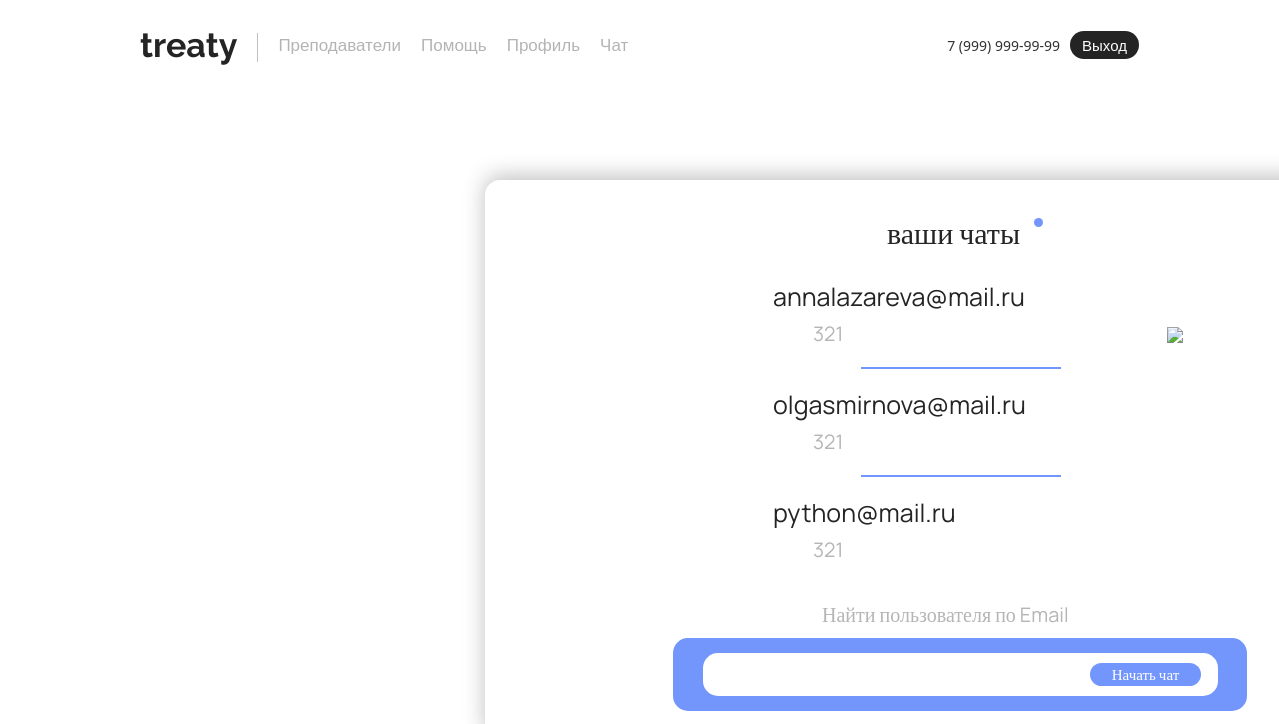
Screenshot of /chats/ (signed in) with the database file from the repository.
### main/models.py (models this page shows, shortened)
class CustomUser(AbstractUser):
    username = None
    email = models.EmailField(unique=True)
    birthday = models.DateField(null=True, blank=True)
    phone = models.CharField(max_length=15, blank=True)
    contact = models.CharField(max_length=50, blank=True)
    last_name = models.CharField(max_length=150, blank=False)  # Фамилия
    first_name = models.CharField(max_length=150, blank=False)  # Имя
    middle_name = models.CharField(max_length=150, blank=False)  # Отчество
    avatar = models.ImageField(upload_to='avatars/', null=True, blank=True)
    is_active = models.BooleanField(default=True)
    is_staff = models.BooleanField(default=False)
    is_superuser = models.BooleanField(default=False)
    date_joined = models.DateTimeField(default=timezone.now)
    USERNAME_FIELD = 'email'
    REQUIRED_FIELDS = []
    objects = CustomUserManager()

### chat/models.py (models this page shows, shortened)
class Message(models.Model):
    sender = models.ForeignKey(CustomUser, on_delete=models.CASCADE, related_name="sent_messages")
    receiver = models.ForeignKey(CustomUser, on_delete=models.CASCADE, related_name="received_messages")
    content = models.TextField()
    timestamp = models.DateTimeField(auto_now_add=True)
    image = models.ImageField(upload_to="message_images/", null=True, blank=True)
    video = models.FileField(upload_to="message_videos/", null=True, blank=True)

### chat/views.py (the view, shortened to what this page needs)
# urls.py: path("", views.chat_list_view, name="chat_list"),
@login_required
def chat_list_view(request):
    user = request.user
    existing_chats = CustomUser.objects.filter(
        Q(sent_messages__receiver=user) | Q(received_messages__sender=user)
    ).distinct()
    chat_data = []
    for chat_user in existing_chats:
        last_message = Message.objects.filter(
            Q(sender=user, receiver=chat_user) | Q(sender=chat_user, receiver=user)
        ).order_by("-timestamp").first()
        chat_data.append({
            'chat_user': chat_user,
            'last_message': last_message
        })
    return render(request, "main/chat_list.html", {"chat_data": chat_data})

### chat/templates/main/chat_list.html (shortened to what this page needs)
{% extends 'main/layout.html' %}
{% load static %}
{% block style %}
<link rel="stylesheet" href="{% static 'main/css/chat.css' %}">
{% endblock %}
{% block content %}
<div class="yourchatstext">ваши чаты</div>
<div class="krujok"></div>
<img src="{% static 'main/img/tree.svg' %}" class="tree2">
<div class="chat-list">
    {% for chat in chat_data %}
    <a href="{% url 'chat_view' chat.chat_user.id %}" class="chat-item">
        <p class="FIOtext">{{ chat.chat_user.email }}</p>
        {% if chat.last_message %}
        <p class="last-message">{{ chat.last_message.content|truncatechars:30 }}</p>
        {% else %}
        <p class="last-message">Нет сообщений</p>
        {% endif %}
    </a>
    {% if not forloop.last %}
    <div class="chat-divider"></div>
    {% endif %}
    {% empty %}
    <div class="nochats">чатов пока нет</div>
    <div class="nochatsunder">Вы можете написать собеседнику, используя его Email</div>
    {% endfor %}
</div>
<div class="searchuser">Найти пользователя по Email</div>
<form method="post" id="chatForm">
    <button type="submit" class="startchat">Начать чат</button>
    <div class="searchrec2"><input type="email" name="email" required></div>
</form>
{% endblock %}

### main/static/main/css/main.css (style rules this page uses)
body { overflow-x: hidden; }

### main/static/main/css/reglog.css (style rules this page uses)
body { background-color: #ffffff !important; overflow-x: hidden; }

### main/static/main/css/chat.css (style rules this page uses)
.yourchatstext { width: 147.0px; height: 41.0px; color: #242424; font-family: Manrope; font-size: 30px; font-style: normal; font-weight: 400; line-height: normal; position: absolute; top: 212px; left: 887px; z-index: 15; }
.krujok { width: 9.0px; height: 9.0px; flex-shrink: 0; background-color: #7396FC; border-radius: 100px; position: absolute; top: 218px; left: 1034px; }
.searchuser { width: 276.0px; height: 27.0px; color: #B5B5B5; font-family: Manrope; font-size: 20px; font-style: normal; font-weight: 400; line-height: normal; position: absolute; top: 601px; left: 822px; z-index: 5; }
.searchrec2 { width: 515px; height: 43px; border-radius: 15px; background: #FFF; position: absolute; top: 653px; left: 703px; display: flex; align-items: center; overflow: hidden; position: absolute; z-index: 5; }
.searchrec2 input { width: 100%; height: 100%; border: 0px solid transparent; padding: 0 10px; font-size: 16px; outline: none; position: absolute; z-index: 1; background-color: transparent; transition: box-shadow 0.3s ease; z-index: 5; }
.startchat { width: 111.0px; height: 23.0px; border-radius: 15px; flex-shrink: 0; border-radius: 15px; background: #7396FC; position: absolute; top: 663px; left: 1090px; color: #FFF; font-family: Manrope; font-size: 15px; font-style: normal; font-weight: 400; line-height: normal; display: flex; justify-content: center; align-items: center; z-index: 6; border: none; outline: none; cursor: pointer; }
a { text-decoration: none; color: inherit; }
.FIOtext { color: #242424; font-family: Manrope; font-size: 25px; font-style: normal; font-weight: 400; line-height: normal; margin-left: 100px; }
.last-message { color: #B5B5B5; font-family: Manrope; font-size: 20px; font-style: normal; font-weight: 400; line-height: normal; margin-left: 140px; margin-top: -10px; }
.chat-list { width: 617px; display: flex; flex-direction: column; padding: 10px; max-height: 325px; overflow-y: auto; margin-left: 652px; margin-top: 163px; z-index: 3; }
.chat-item { width: 100%; height: 91px; border-radius: 15px; border: 1px solid transparent; padding: 10px; background-color: #fff; z-index: 3; transition: background-color 0.3s ease; }
.chat-divider { width: 200px; min-height: 2px; background-color: #7396FC; align-self: center; margin: 7.5px 0; z-index: 4; }
.tree2 { position: absolute; top: 327px; left: 1167px; z-index: 4; }

### rows the page displays
CustomUser: chat_user.email "annalazareva@mail.ru", last_message.content "321"
CustomUser: chat_user.email "olgasmirnova@mail.ru", last_message.content "321"
CustomUser: chat_user.email "python@mail.ru", last_message.content "321"
